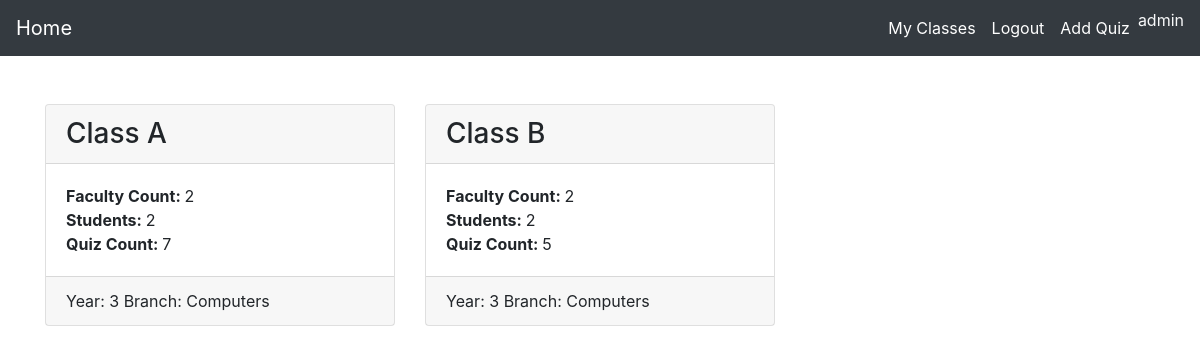
The app's page /quiz/ (signed in) with its own data.
### quiz/models.py (models this page shows)
class Class(models.Model):
    class_name = models.CharField(max_length=20)
    year = models.IntegerField(primary_key=False,null=False,blank=False)
    branch = models.CharField(max_length=50)
    user = models.ManyToManyField(User)

### quiz/views.py (the view)
# urls.py: 2. Add a URL to urlpatterns:  path('', views.home, name='home')
@login_required
def home(request):
    class_list = list(Class.objects.filter(user=request.user))
    faculty_count = []
    student_count = []
    quiz_count = []
    for each in class_list:
        temp_teach = []
        temp_stud = []
        for user in each.user.all():
            if str(user.job.status) == 'teacher':
                temp_teach.append(user)
            else:
                temp_stud.append(user)
        faculty_count.append(len(temp_teach))
        student_count.append(len(temp_stud))
        temp_teach.clear()
        temp_stud.clear()
        quiz_count.append(Quiz.objects.filter(
            make_visible=True).filter(classes=each).count())
    class_info = zip(class_list, faculty_count, student_count, quiz_count)
    context = {
        'class_list': class_info
    }
    return render(request, 'quiz/home.html', context)

### templates/quiz/home.html (shortened to what this page needs)
{% extends "./base.html" %}
{% block content %}
<div class="container ">
    <div class="row py-5">
        {% for class,faculty_count,student_count,quiz_count in class_list %}
        <div class="col-md-4">
            <div class="card">
                <h3 class="card-header">{{class.class_name}}</h3>
                <div class="card-body">
                    <div>
                        <strong>Faculty Count: </strong>{{faculty_count}}
                    </div>
                    <div>
                        <strong>Students: </strong>{{student_count}}
                    </div>
                    <div>
                        <strong>Quiz Count: </strong>{{quiz_count}}
                    </div>
                </div>
                <div class="card-footer">
                    Year: {{class.year}}
                    Branch: {{class.branch}}
                </div>
            </div>
        </div>
        {% endfor %}
        <div class="col-md-3">
        </div>
    </div>
</div>
{% endblock %}

### templates/quiz/base.html (shortened to what this page needs)
<!DOCTYPE html>
<html lang="en">
<head>
  <link rel="stylesheet" href="https://stackpath.bootstrapcdn.com/bootstrap/4.5.0/css/bootstrap.min.css"
 />
  <link rel="stylesheet" href="https://stackpath.bootstrapcdn.com/font-awesome/4.7.0/css/font-awesome.min.css">
</head>
<body style="height: 100vh">
  <nav class="navbar navbar-expand-lg navbar-dark bg-dark">
    <a class="navbar-brand" href="{% url 'quiz:home' %}">
      <span class="nav_link" id="home">
        Home
      </span>
    </a>
    <div class="collapse navbar-collapse" id="navbarSupportedContent">
      <ul class="navbar-nav ml-auto">
        <li class="nav-item active">
          <a class="nav-link" href="{% if user.is_authenticated %} {% url 'quiz:home' %} {% else %} # {% endif %}">
            <span class="nav_link">
              My Classes
            </span>
          </a>
        </li>
        <li class="nav-item active">
          <a class="nav-link" href="{% if user.is_authenticated %} {% url 'quiz:logout' %} {% else %} # {% endif %}">
            <span class="nav_link">
              {% if user.is_authenticated %} Logout {% else %} Login {% endif %}
            </span>
          </a>
        </li>
        {% if request.user.job.status == 'teacher' %}
        <li class="nav-item active">
          <a class="nav-link" href="{% url 'quiz:addQuiz' %}">
            <span class="nav_link">
              Add Quiz
            </span>
          </a>
        </li>
        {% endif %}
        <li class="nav-item active">
            <span class="nav_link text-light">
              {% if user.is_authenticated %} {{request.user.username}} {% endif %}
            </span>
        </li
      </ul>
    </div>
  </nav>
  {% block content %} {% endblock content %}
</body>
</html>

### records on screen
Class: class_name "Class A", faculty_count "2", student_count "2", quiz_count "7", year "3", branch "Computers"
Class: class_name "Class B", id "2", quiz_count "5", year "3", branch "Computers"

### other values on screen
{{ request.user.username }} "admin"
